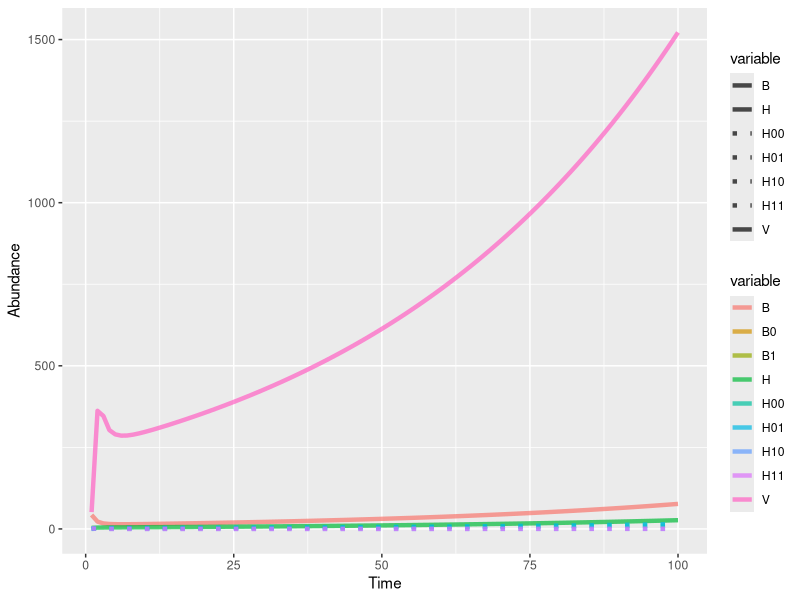
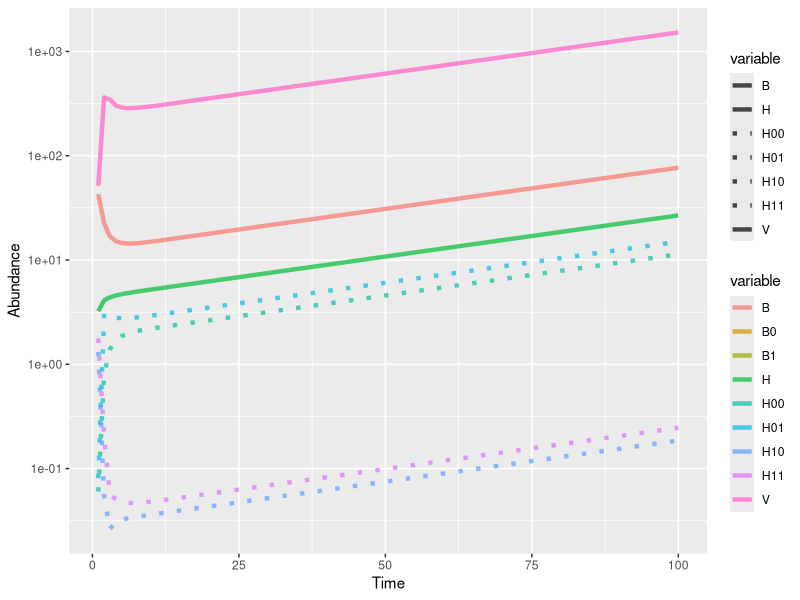

The R source for these figures, in order:
library(ggplot2)
library(tidyverse)


# -------- DATA SETUP -------------------------
# Here we store the timeseries data of individuals and holobiont abundances.
# These arrays are preallocated based off simulation length, tmax.
tmax = 100
H = rep(0, tmax) # Host
B = rep(0, tmax) # Bacteria
V = rep(0, tmax) # Virus
B0 = rep(0, tmax) # Bacteria with no virus
B1 = rep(0, tmax) # Bacteria with at least one virus
H00 <- rep(0, tmax) # Hosts with 0 empty bact and 0 infected bact
H01 <- rep(0, tmax) # Hosts with 0 empty bact and 1 infected bact
H10 <- rep(0, tmax) # Hosts with at least 1 empty bact and 0 infected bact
H11 <- rep(0, tmax) # Hosts with at least one of both


# -------- PARAMETERS ----------------------------
# Here we setup the parameters.

# Bacterial mutualism case
# todo: figure out what k, phi, and b were and comment that in
k <- 10 
phi <- 2
b <- 100
FH <- c(.9, 1.1, 1.4, 1.2)  # Contribution to host pool
FB <- c(0, k/2, k, k/2)  # Contribution to bacterial pool
FV <- c(0, b, 0, b*2)  # Contribution to viral pool




# ------------ SIMULATION FUNCTIONS ------------------------
# All the functions that run the simulation



#' Return the density parameter of bacteria and virus 
muBV <- function(t) aBV(V[t]/B[t]) * V[t]/B[t]


#' Return the density parameter of hosts and bacteria
muHB <- function(H, B) aHB(B/H) * B/H  # Todo: raise error if this is NaN

#' Return the absorption rate(?) of viruses by bacteria
#' 
#' @param r virus/bacteria ratio
aBV <- function(r) dBV
dBV <- 0.2 # right now the rates are constant.

#' Return the absorption rate(?) of viruses by bacteria
#' @param virus/bacteria ratio
aHB <- function(r) dHB
dHB <- 0.3


#' Probability of getting exactly zero occurrences.
#' 
#' @param d Density parameter.
#' @return Probability of getting exactly zero occurrences.
P0 <- function(d) P(0, d)

#' Probability of getting at least one occurrence.
#' 
#' @param d Density parameter.
#' @return Probability of getting at least one occurrence.
P1 <- function(d) {
  return(1 - P0(d))
}

#' Functions to compute probabilities in a Poisson distribution.
#' 
#' @param m Number of occurrences.
#' @param d Density parameter.
#' @return Probability of getting exactly \code{m} occurrences.
P <- function(m, d) {
  if (is.na(d)) {
    d = 1e20  # If density goes to inf treat it as a huge number
  }
  
  if (d == 0) {
    if (m == 0) return(1) else return(0)
  }
  return((exp(-d) * d^m) / factorial(m))
}


#' Update the abundances of infected and uninfected bacteria at time t
#' 
#' This function uses the previous timestep to calculate the abundence of 
#' uninfected bacteria (B0) and infected bacteria (B1). It then updates the
#' data arrays with those values.
infect_bacteria = function(t){
  B0[t] <<- P0(muBV(t)) * B[t] # Bacteria with no virus
  B1[t] <<- P1(muBV(t)) * B[t] # Bacteria with at least one virus
}

#' Update the abundances of tripartite holobionts
infected_bacteria_enter_hosts = function(t){
  H00[t] <<- P0(muHB(H[t], B0[t])) * P0(muHB(H[t], B1[t])) * H[t]
  H01[t] <<- P0(muHB(H[t], B0[t])) * P1(muHB(H[t], B1[t])) * H[t]
  H10[t] <<- P1(muHB(H[t], B0[t])) * P0(muHB(H[t], B1[t])) * H[t]
  H11[t] <<- P1(muHB(H[t], B0[t])) * P1(muHB(H[t], B1[t])) * H[t]
}

#' Update the abundances of individuals
#' 
#' This splits up the holobionts at time t to update the individual
#' abundences for time t+1. This is the start of the next generation.
update_individuals = function(t){
  # Linear contribution functions
  H[t+1] <<- FH %*% c(H00[t], H01[t], H10[t], H11[t])
  B[t+1] <<- FB %*% c(H00[t], H01[t], H10[t], H11[t])
  V[t+1] <<- FV %*% c(H00[t], H01[t], H10[t], H11[t])
}


# =============== MAIN SIMULATION ==========================

# Random Initial Conditions
H[1] = runif(1)*100
B[1] = runif(1)*100
V[1] = runif(1)*100

# Iterate the simulation
for (t in 1:tmax) {
  infect_bacteria(t) 
  infected_bacteria_enter_hosts(t) #
  if (t < tmax){
  update_individuals(t) 
  }
}

# Make tibble of data and melt it
data <- tibble(t = seq(1,tmax), H = H, B = B, V = V, B0 = B0, B1 = B1, 
               H00 = H00, H01 = H01, H10 = H10, H11 = H11)

melted_data <- data %>%
  pivot_longer(cols = -t, names_to = "variable", values_to = "value")




# ---------------- PLOT ------------------------------
# Todo: Clean up the code, choose better colors, 
# clean up legend, maybe split into two graphs



theme_set(theme_gray())

p <- ggplot(
  data = melted_data,
  mapping = aes(x = t, y = value, color = variable, linetype = variable)
) +
  geom_line(size = 1.5, alpha = 0.7) +  # Adjust alpha here
  scale_linetype_manual(values = c(H = "solid", B = "solid", V = "solid", 
                                   H00 = "dotted", H01 = "dotted", H10 = "dotted", H11 = "dotted")) +
  labs(x = "Time", y = "Abundance") 

# Print the plot
print(p)

# Print the log plot
print(p + scale_y_log10())


